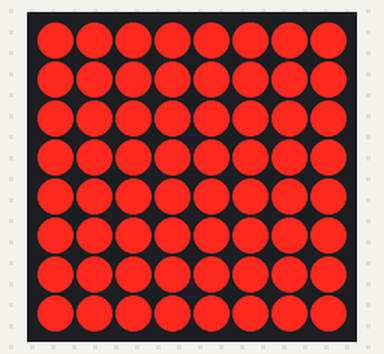
Bench run of a sketch on a simulated Arduino Uno, built with avr-gcc and run on an emulated ATmega328P. Parts: 8×8 LED matrix. Wiring (inferred from the names in the program): MAX7219 LED driver (orientation assumed): data pin 2; clock pin 4; CS pin 3.

Above: at 0.1 s.

The sketch:

max7219_led_dot_matrix_no_libraries.ino
```cpp
#define DECODE_MODE 9
#define INTENSITY 10
#define SCAN_LIMIT 11
#define SHUTDOWN 12
#define DISPLAY_TEST 15

#define DIN 2
#define CS 3
#define CLK 4

//int DIN = 2;
//int CS = 3;
//int CLK = 4;

// 定义MAX7129内部寄存器地址（十六进制或者十进制）
//byte DECODE_MODE = 0x09;
//byte INTENSITY = 0x0a;
//byte SCAN_LIMIT = 0x0b;
//byte SHUTDOWN = 0x0c;
//byte DISPLAY_TEST = 0x0f;


const unsigned char heart[] = {
  B00000000,
  B01100110,
  B11111111,
  B11111111,
  B11111111,
  B01111110,
  B00111100,
  B00011000
};

//数据写入
void setReg(byte address, byte value){
  digitalWrite(CS, LOW);
  putData(address);
  putData(value);
  digitalWrite(CS, HIGH);
}

//写入字节
void putData(byte data){
  byte i =8;
  byte mask;
  while(i>0){
    mask = 0x01 << (i - 1);
    digitalWrite(CLK, LOW);
    if(data & mask){
      digitalWrite(DIN, HIGH);
      }else{
       digitalWrite(DIN, LOW);
        };
    digitalWrite(CLK, HIGH);
    --i;
    };
}


void setup() {
  pinMode(CS, OUTPUT);
  pinMode(CLK, OUTPUT);
  pinMode(DIN, OUTPUT);

  //开启显示测试
  setReg(DISPLAY_TEST, 0x01);
  delay(1000);
  //关闭显示测试
  setReg(DISPLAY_TEST, 0x00);
  //关闭BCD译码
  setReg(DECODE_MODE, 0x00);
  //扫描限制
  setReg(SCAN_LIMIT, 0x08);
  //亮度等级（1-15）
  setReg(INTENSITY, 0x00);
  //关闭休眠模式
  setReg(SHUTDOWN, 0x01);

  for(int i=1;i<9;i++){
  setReg(i, heart[i-1]);
  };
}

void loop() {
  setReg(INTENSITY, 0x0f & 10);
  delay(100);

  setReg(INTENSITY, 0x0f & 0);
  delay(50);

  setReg(INTENSITY, 0x0f & 10);
  delay(100);

  setReg(INTENSITY, 0x0f & 0);
  delay(1000);
}
```
